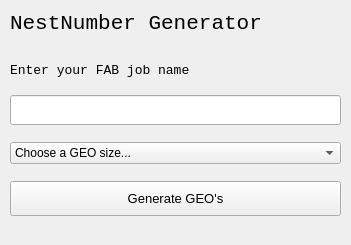
<?xml version="1.0" encoding="UTF-8"?>
<ui version="4.0">
 <class>MainWindow</class>
 <widget class="QMainWindow" name="MainWindow">
  <property name="geometry">
   <rect>
    <x>0</x>
    <y>0</y>
    <width>351</width>
    <height>245</height>
   </rect>
  </property>
  <property name="sizePolicy">
   <sizepolicy hsizetype="Fixed" vsizetype="Fixed">
    <horstretch>0</horstretch>
    <verstretch>0</verstretch>
   </sizepolicy>
  </property>
  <property name="minimumSize">
   <size>
    <width>351</width>
    <height>245</height>
   </size>
  </property>
  <property name="maximumSize">
   <size>
    <width>351</width>
    <height>245</height>
   </size>
  </property>
  <property name="windowTitle">
   <string>NestNumber Generator v0.1</string>
  </property>
  <widget class="QWidget" name="centralwidget">
   <widget class="QWidget" name="verticalLayoutWidget">
    <property name="geometry">
     <rect>
      <x>10</x>
      <y>0</y>
      <width>331</width>
      <height>231</height>
     </rect>
    </property>
    <layout class="QVBoxLayout" name="verticalLayout">
     <item>
      <widget class="QLabel" name="Title">
       <property name="sizePolicy">
        <sizepolicy hsizetype="Preferred" vsizetype="Fixed">
         <horstretch>0</horstretch>
         <verstretch>0</verstretch>
        </sizepolicy>
       </property>
       <property name="font">
        <font>
         <family>Consolas</family>
         <pointsize>16</pointsize>
        </font>
       </property>
       <property name="text">
        <string>NestNumber Generator</string>
       </property>
      </widget>
     </item>
     <item>
      <spacer name="verticalSpacer">
       <property name="orientation">
        <enum>Qt::Vertical</enum>
       </property>
       <property name="sizeType">
        <enum>QSizePolicy::Fixed</enum>
       </property>
       <property name="sizeHint" stdset="0">
        <size>
         <width>20</width>
         <height>10</height>
        </size>
       </property>
      </spacer>
     </item>
     <item>
      <widget class="QLabel" name="label">
       <property name="sizePolicy">
        <sizepolicy hsizetype="Preferred" vsizetype="Fixed">
         <horstretch>0</horstretch>
         <verstretch>0</verstretch>
        </sizepolicy>
       </property>
       <property name="font">
        <font>
         <family>Consolas</family>
         <pointsize>10</pointsize>
        </font>
       </property>
       <property name="text">
        <string>Enter your FAB job name</string>
       </property>
      </widget>
     </item>
     <item>
      <widget class="QLineEdit" name="jobInput">
       <property name="sizePolicy">
        <sizepolicy hsizetype="Expanding" vsizetype="Fixed">
         <horstretch>0</horstretch>
         <verstretch>20</verstretch>
        </sizepolicy>
       </property>
       <property name="minimumSize">
        <size>
         <width>0</width>
         <height>30</height>
        </size>
       </property>
       <property name="font">
        <font>
         <pointsize>12</pointsize>
        </font>
       </property>
       <property name="alignment">
        <set>Qt::AlignLeading|Qt::AlignLeft|Qt::AlignVCenter</set>
       </property>
      </widget>
     </item>
     <item>
      <widget class="QComboBox" name="comboBox">
       <item>
        <property name="text">
         <string>Choose a GEO size...</string>
        </property>
       </item>
       <item>
        <property name="text">
         <string>Small GEO</string>
        </property>
       </item>
       <item>
        <property name="text">
         <string>Large GEO</string>
        </property>
       </item>
       <item>
        <property name="text">
         <string>Both GEO's</string>
        </property>
       </item>
      </widget>
     </item>
     <item>
      <widget class="QPushButton" name="generateButton">
       <property name="minimumSize">
        <size>
         <width>0</width>
         <height>35</height>
        </size>
       </property>
       <property name="font">
        <font>
         <pointsize>10</pointsize>
        </font>
       </property>
       <property name="text">
        <string>Generate GEO's</string>
       </property>
      </widget>
     </item>
    </layout>
   </widget>
  </widget>
  <widget class="QMenuBar" name="menubar">
   <property name="geometry">
    <rect>
     <x>0</x>
     <y>0</y>
     <width>351</width>
     <height>21</height>
    </rect>
   </property>
  </widget>
 </widget>
 <resources/>
 <connections/>
</ui>
